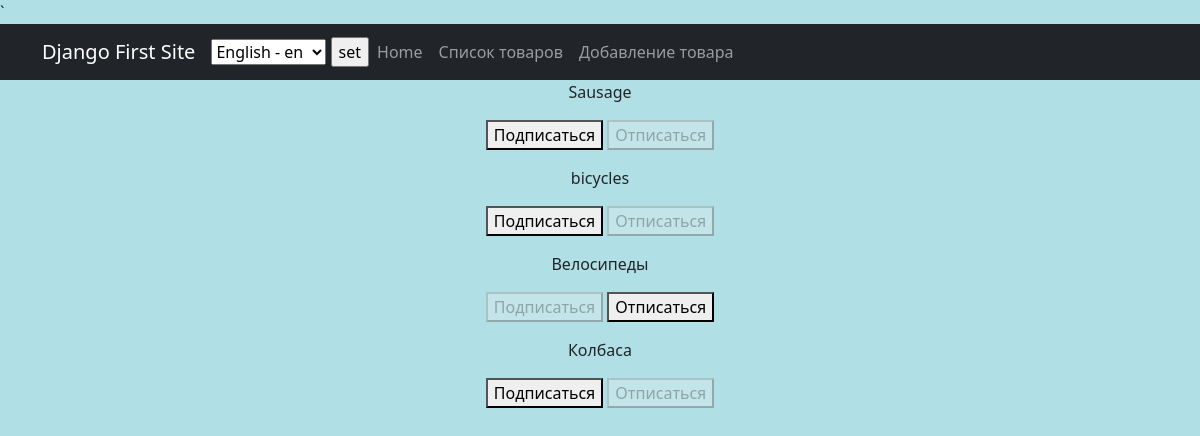
The page /products/subscriptions/ (signed in) on the database its author committed.
### simpleapp/models.py (models this page shows, shortened)
class Category(models.Model):
    name = models.CharField(max_length=100, unique=True,
                            help_text=_('category name'))  # добавим

### simpleapp/views.py (the view, shortened to what this page needs)
# urls.py: path('subscriptions/', subscriptions, name='subscriptions'),
@login_required
@csrf_protect
def subscriptions(request):
    categories_with_subscriptions = Category.objects.annotate(
        user_subscribed=Exists(
            Subscriptions.objects.filter(
                user=request.user,
                category=OuterRef('pk'),
            )
        )
    ).order_by('name')
    return render(
        request,
        'subscriptions.html',
        {'categories': categories_with_subscriptions},
    )

### templates/subscriptions.html (shortened to what this page needs)
{% extends 'flatpages/default.html' %}
{% block content %}
    {% for category in categories %}
        <p>
            {{ category.name }}
            <form method="post">
                {% if category.user_subscribed %}
                    <button disabled>Подписаться</button>
                    <button name="action" value="unsubscribe">Отписаться</button>
                {% else %}
                    <button name="action"
                            value="subscribe">Подписаться</button>
                    <button disabled>Отписаться</button>
                {% endif %}
            </form>
        </p>
    {% endfor %}
{% endblock content %}

### rows shown on the page
Category: name "Sausage", shows "Подписаться"
Category: name "bicycles", shows "Подписаться"
Category: name "Велосипеды", shows "Подписаться"
Category: name "Колбаса", shows "Подписаться"

### other values the page prints
form field language "English - en"
